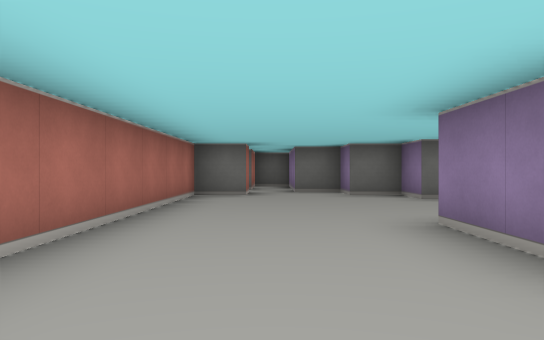
view 1 (above)

17 first-person views from a walk through a cub3D maze. The camera is about half as high as the walls, looks level and sees 70° across. The floor is counted in squares. Each view is taken from the middle of a square. On the plan, view 1 faces up. The plan holds only what a view shows up to about 9 squares ahead; the rest is blank. The place goes on beyond the plan.

view 2
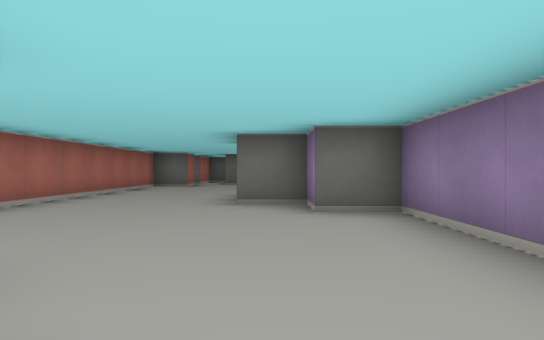

view 3
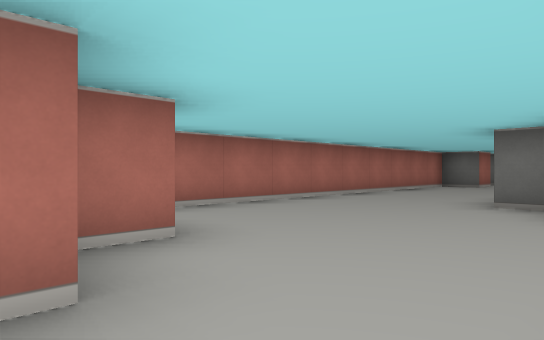

view 4
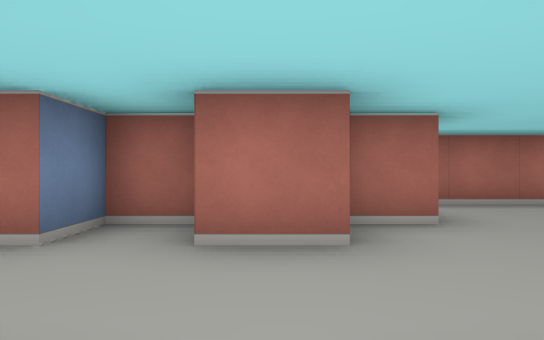

view 5
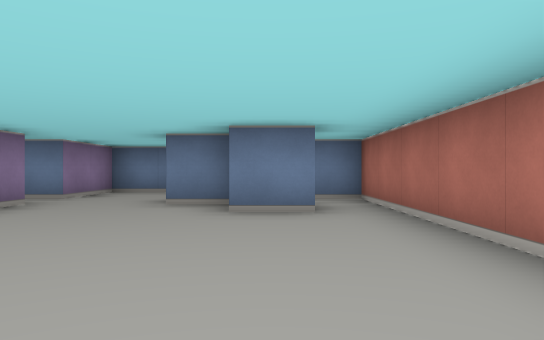

view 6
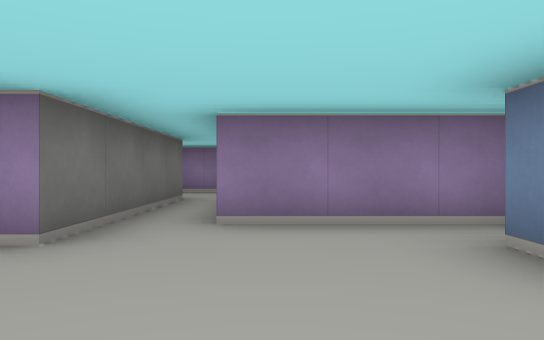

view 7
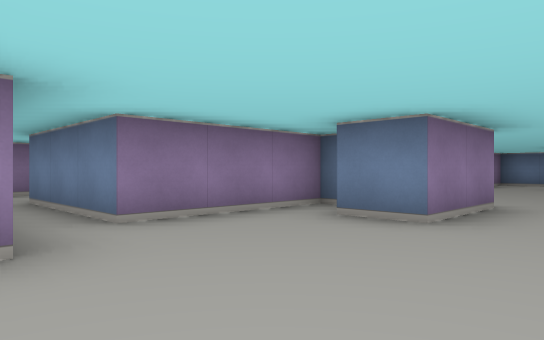

view 8
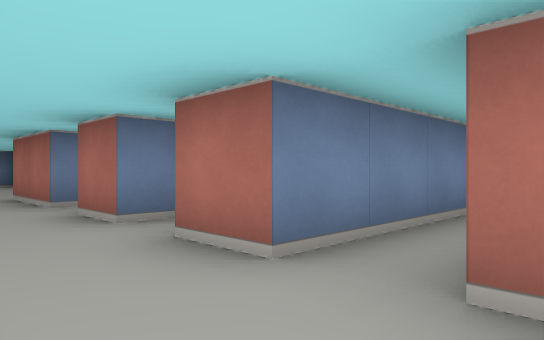

view 9
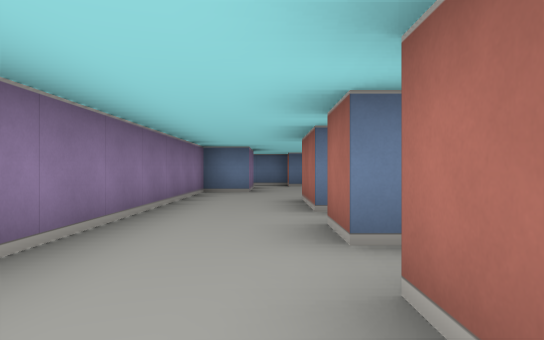

view 10
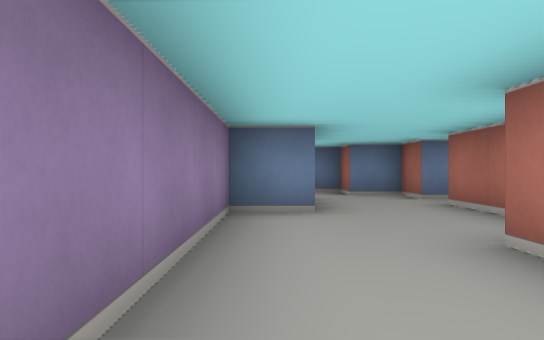

view 11
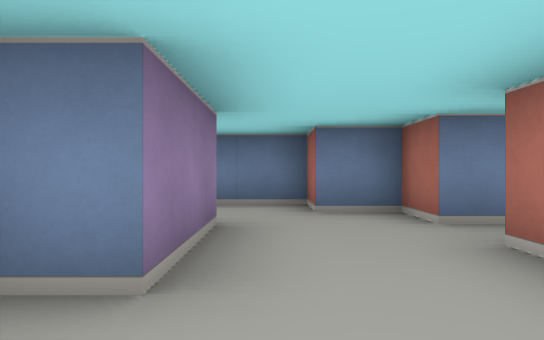

view 12
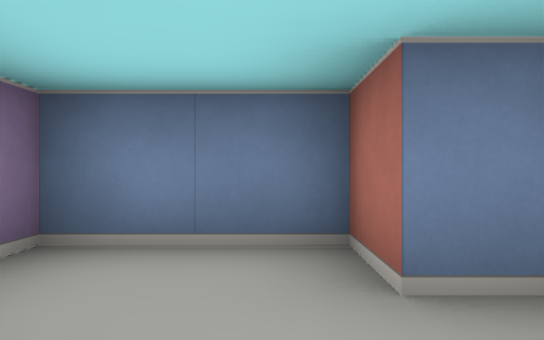

view 13
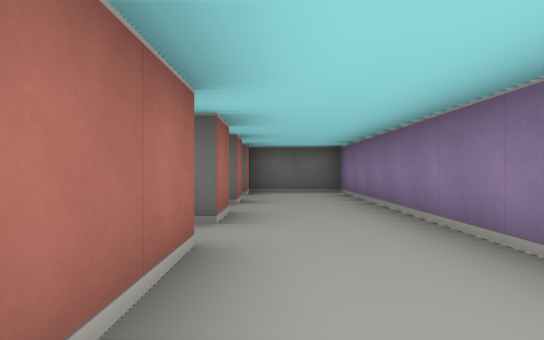

view 14
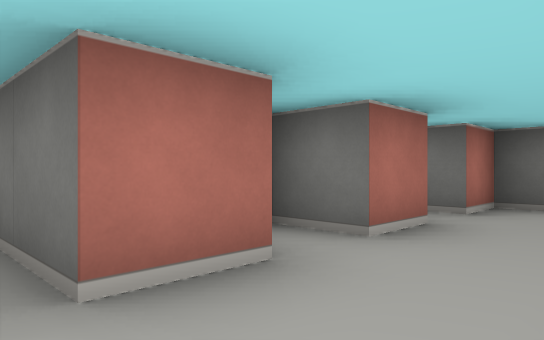

view 15
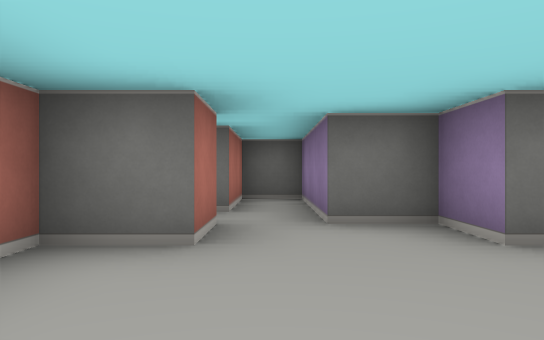

view 16
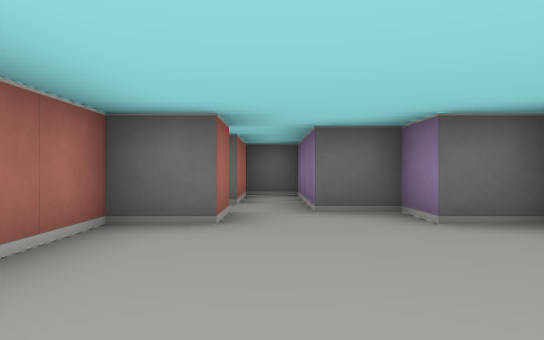

view 17
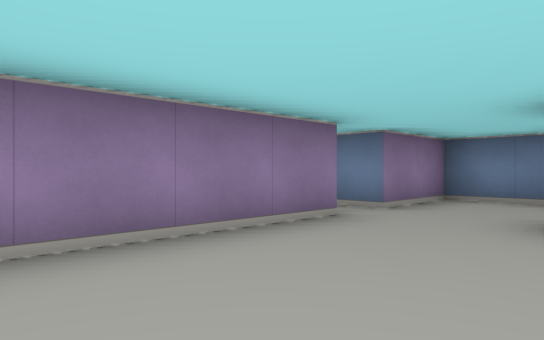

### Floor plan
Ten units are one square. View 1 is at (0, 0); x grows to the right and y downward. Boxes are objects, and circles mark ways between rooms. Rooms are numbered by the first view taken in them; rooms with no view inside come last. Other rooms are left out.
<svg viewBox="-20 -120 110 190">
<path fill="none" stroke="#000" d="M35 -25 35 -55 65 -55M-5 25 5 25 5 35 15 35M35 35 35 -5 25 -5 25 -15 15 -15 15 -35 25 -35M-5 -85 -5 -75 -15 -75 -15 45 -6 45M65 -65 25 -65 25 -75 15 -75 15 -85 5 -85M21 65 35 65 35 45 55 45M15 35 15 45M5 46 5 55M65 -15 65 5M55 21 55 35M59 -35 65 -35 65 -25M75 45 75 25 85 25 85 -75 65 -75 65 -65M55 45 55 55 65 55 65 65 85 65M65 -55 65 -45 55 -45M5 -85 5 -115 -5 -115 -5 -95"/>
<circle cx="25" cy="30" r="3" fill="#2a7"/>
<circle cx="60" cy="-60" r="3" fill="#2a7"/>
<circle cx="0" cy="-90" r="3" fill="#2a7"/>
<circle cx="45" cy="40" r="3" fill="#2a7"/>
<text x="10" y="-20">1</text>
<text x="30" y="50">2</text>
<text x="70" y="0">3</text>
<text x="0" y="-100">4</text>
</svg>
Room 1 opens to room 2. Room 1 opens to room 3. Room 1 opens to room 4. Room 2 opens to room 3.

Where each view was taken, in squares from view 1:
view 1: 0 up, 0 right, facing up
view 2: 4 down, 2 right, facing up
view 3: 4 down, 3 right, facing up-left
view 4: 4 down, 4 right, facing left
view 5: 2 up, 0 right, facing down
view 6: 5 up, 0 right, facing right
view 7: 7 up, 0 right, facing down-right
view 8: 7 up, 8 right, facing down-left
view 9: 6 up, 7 right, facing down
view 10: 2 up, 8 right, facing down
view 11: 1 down, 7 right, facing down
view 12: 4 down, 7 right, facing down
view 13: 1 down, 7 right, facing up
view 14: 2 up, 8 right, facing up-left
view 15: 5 up, 0 right, facing up
view 16: 4 up, 0 right, facing up
view 17: 0 up, 1 right, facing down-right
